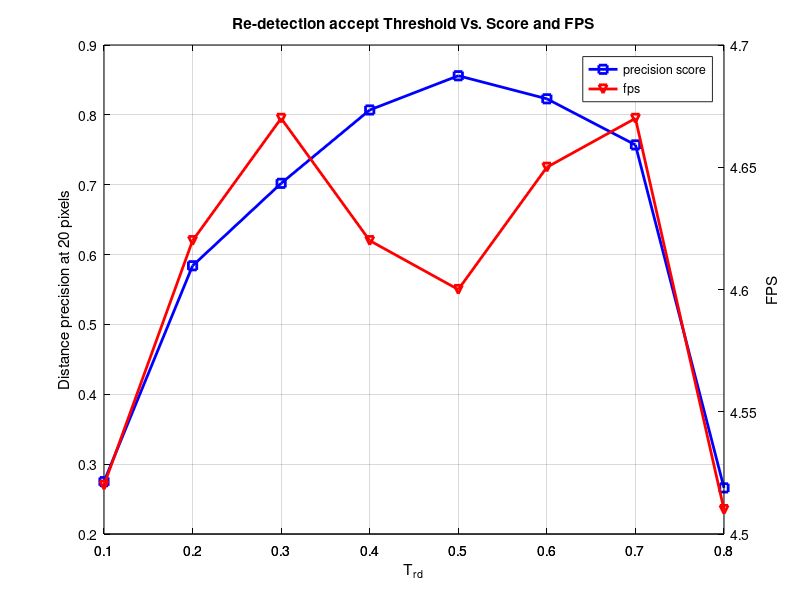

Here is the MATLAB script that generated this plot:
x = [0.1 0.2 0.3 0.4 0.5 0.6 0.7 0.8];
% x = [0.05 0.1 0.15 0.2 0.25 0.3 0.35 0.4];

%rd 0.4-0.7
y1 = [0.275 0.584 0.702 0.807 0.856 0.823 0.757  0.266];
y2 = [4.52 4.62 4.67 4.62 4.60 4.65 4.67 4.51];

%scale 0.15 0.3
% y1 = [0.266 0.276 0.751 0.826 0.843 0.856 0.856 0.856];
% y2 = [5.82 5.69 4.85 4.6 4.41 3.96 3.55 3.03];

%update 0.3-0.6
% y1 = [0.266  0.475 0.867 0.856 0.872  0.745 0.398 0.267];
% y2 = [3.73  4.05 4.16 4.79 5.07 7.02  7.07 7.15];

[AX,H1,H2] = plotyy(x,y1,x,y2);

set(AX(1),'XColor','k','YColor','k');

set(AX(2),'XColor','k','YColor','k');

HH1=get(AX(1),'Ylabel');
set(HH1,'String','Distance precision at 20 pixels');
set(HH1,'color','k');

HH2=get(AX(2),'Ylabel');
set(HH2,'String','FPS');
set(HH2,'color','k');


set(H1,'LineStyle','-');
set(H1,'color','b');
set(H1,'Marker','s');
set(H1,'LineWidth',2);
set(H2,'LineStyle','-');
set(H2,'color','r');
set(H2,'Marker','v');
set(H2,'LineWidth',2);

legend([H1,H2],{'precision score';'fps'});
title('Re-detection accept Threshold Vs. Score and FPS','FontWeight','bold')
grid on
xlabel('T_r_d');